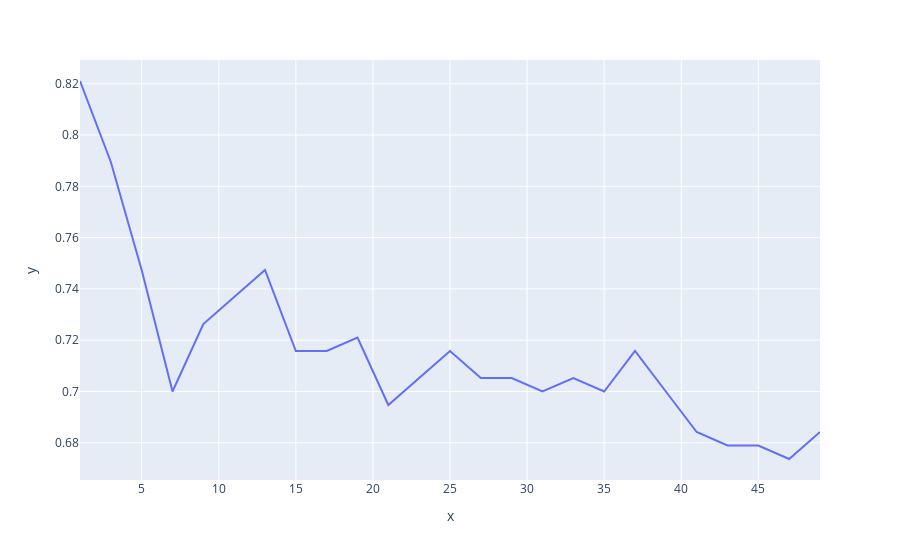

The code cell stored with this chart in its notebook:
### Code cell
px.line(x=k_values, y=accuracy_values)

### Figure 1 — Plotly figure (JSON) as saved in the notebook; plotly's stock layout.template omitted (floating-point values rounded to 4 significant figures)
{"data": [{"hovertemplate": "x=%{x}<br>y=%{y}<extra></extra>", "legendgroup": "", "line": {"color": "#636efa", "dash": "solid"}, "marker": {"symbol": "circle"}, "mode": "lines", "name": "", "orientation": "v", "showlegend": false, "type": "scatter", "x": [1, 3, 5, 7, 9, 11, 13, 15, 17, 19, 21, 23, 25, 27, 29, 31, 33, 35, 37, 39, 41, 43, 45, 47, 49], "xaxis": "x", "y": [0.8211, 0.7895, 0.7474, 0.7, 0.7263, 0.7368, 0.7474, 0.7158, 0.7158, 0.7211, 0.6947, 0.7053, 0.7158, 0.7053, 0.7053, 0.7, 0.7053, 0.7, 0.7158, 0.7, 0.6842, 0.6789, 0.6789, 0.6737, 0.6842], "yaxis": "y"}], "layout": {"legend": {"tracegroupgap": 0}, "margin": {"t": 60}, "xaxis": {"anchor": "y", "domain": [0, 1], "title": {"text": "x"}}, "yaxis": {"anchor": "x", "domain": [0, 1], "title": {"text": "y"}}}}
